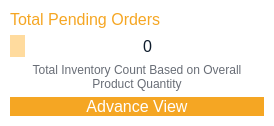
                 <widget class="QFrame" name="horizontalFrame">
                  <property name="styleSheet">
                   <string notr="true">background-color: rgb(255, 255, 255);
border-radius: 20px;</string>
                  </property>
                  <layout class="QHBoxLayout" name="horizontalLayout_29">
                   <property name="leftMargin">
                    <number>10</number>
                   </property>
                   <property name="topMargin">
                    <number>10</number>
                   </property>
                   <property name="rightMargin">
                    <number>10</number>
                   </property>
                   <property name="bottomMargin">
                    <number>10</number>
                   </property>
                   <item>
                    <layout class="QVBoxLayout" name="verticalLayout_21">
                     <item>
                      <widget class="QLabel" name="label_order_pending">
                       <property name="sizePolicy">
                        <sizepolicy hsizetype="Preferred" vsizetype="Fixed">
                         <horstretch>0</horstretch>
                         <verstretch>0</verstretch>
                        </sizepolicy>
                       </property>
                       <property name="font">
                        <font>
                         <pointsize>12</pointsize>
                        </font>
                       </property>
                       <property name="styleSheet">
                        <string notr="true">color: #F5A623;</string>
                       </property>
                       <property name="text">
                        <string>Total Pending Orders</string>
                       </property>
                      </widget>
                     </item>
                     <item>
                      <layout class="QGridLayout" name="gridLayout_17">
                       <item row="0" column="1">
                        <widget class="QLabel" name="Total_pending_orders_label">
                         <property name="font">
                          <font>
                           <pointsize>12</pointsize>
                          </font>
                         </property>
                         <property name="styleSheet">
                          <string notr="true">color: rgb(14, 28, 44);</string>
                         </property>
                         <property name="text">
                          <string>0</string>
                         </property>
                         <property name="alignment">
                          <set>Qt::AlignmentFlag::AlignCenter</set>
                         </property>
                         <property name="wordWrap">
                          <bool>true</bool>
                         </property>
                        </widget>
                       </item>
                       <item row="0" column="0">
                        <widget class="QLabel" name="label_62">
                         <property name="sizePolicy">
                          <sizepolicy hsizetype="Fixed" vsizetype="Fixed">
                           <horstretch>0</horstretch>
                           <verstretch>0</verstretch>
                          </sizepolicy>
                         </property>
                         <property name="styleSheet">
                          <string notr="true">background-color: rgb(255, 219, 158);
padding: 4px;
border-radius: 10px;</string>
                         </property>
                         <property name="text">
                          <string/>
                         </property>
                         <property name="pixmap">
                          <pixmap resource="resources.qrc">:/resources/orders-icons/pendings_orders.svg</pixmap>
                         </property>
                         <property name="scaledContents">
                          <bool>true</bool>
                         </property>
                        </widget>
                       </item>
                      </layout>
                     </item>
                     <item>
                      <widget class="QLabel" name="label_54">
                       <property name="sizePolicy">
                        <sizepolicy hsizetype="Preferred" vsizetype="Fixed">
                         <horstretch>0</horstretch>
                         <verstretch>0</verstretch>
                        </sizepolicy>
                       </property>
                       <property name="styleSheet">
                        <string notr="true">color: rgb(104, 109, 118);</string>
                       </property>
                       <property name="text">
                        <string>Total Inventory Count Based on Overall Product Quantity</string>
                       </property>
                       <property name="alignment">
                        <set>Qt::AlignmentFlag::AlignCenter</set>
                       </property>
                       <property name="wordWrap">
                        <bool>true</bool>
                       </property>
                      </widget>
                     </item>
                     <item>
                      <widget class="QPushButton" name="pushButton_21">
                       <property name="maximumSize">
                        <size>
                         <width>16777215</width>
                         <height>40</height>
                        </size>
                       </property>
                       <property name="font">
                        <font>
                         <pointsize>12</pointsize>
                        </font>
                       </property>
                       <property name="styleSheet">
                        <string notr="true">QPushButton{
background: #F5A623;
color: rgb(255, 255, 255);
border:none;
border-radius: 10px;
}
QPushButton:hover{
	background-color: rgb(198, 133, 28);
}</string>
                       </property>
                       <property name="text">
                        <string>Advance View</string>
                       </property>
                       <property name="icon">
                        <iconset>
                         <normalon>:/resources/product-icons/advance_view.svg</normalon>
                        </iconset>
                       </property>
                       <property name="iconSize">
                        <size>
                         <width>28</width>
                         <height>28</height>
                        </size>
                       </property>
                      </widget>
                     </item>
                    </layout>
                   </item>
                  </layout>
                 </widget>
